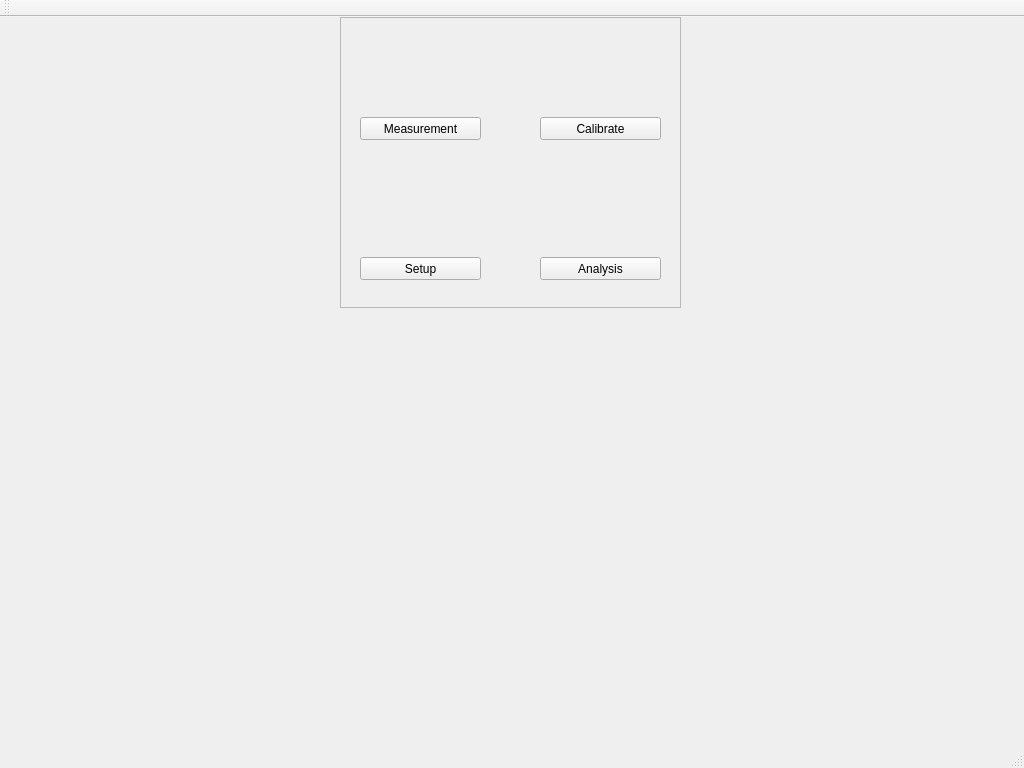
<?xml version="1.0" encoding="UTF-8"?>
<ui version="4.0">
 <class>MainWindow</class>
 <widget class="QMainWindow" name="MainWindow">
  <property name="geometry">
   <rect>
    <x>0</x>
    <y>0</y>
    <width>1024</width>
    <height>768</height>
   </rect>
  </property>
  <property name="sizePolicy">
   <sizepolicy hsizetype="Expanding" vsizetype="Expanding">
    <horstretch>0</horstretch>
    <verstretch>0</verstretch>
   </sizepolicy>
  </property>
  <property name="minimumSize">
   <size>
    <width>400</width>
    <height>300</height>
   </size>
  </property>
  <property name="windowTitle">
   <string>Electronic Nose</string>
  </property>
  <widget class="QWidget" name="centralWidget">
   <widget class="QFrame" name="frame">
    <property name="geometry">
     <rect>
      <x>340</x>
      <y>0</y>
      <width>341</width>
      <height>291</height>
     </rect>
    </property>
    <property name="sizePolicy">
     <sizepolicy hsizetype="Expanding" vsizetype="Expanding">
      <horstretch>0</horstretch>
      <verstretch>0</verstretch>
     </sizepolicy>
    </property>
    <property name="frameShape">
     <enum>QFrame::StyledPanel</enum>
    </property>
    <property name="frameShadow">
     <enum>QFrame::Raised</enum>
    </property>
    <widget class="QLabel" name="image_measurement">
     <property name="enabled">
      <bool>true</bool>
     </property>
     <property name="geometry">
      <rect>
       <x>10</x>
       <y>0</y>
       <width>141</width>
       <height>101</height>
      </rect>
     </property>
     <property name="sizePolicy">
      <sizepolicy hsizetype="Expanding" vsizetype="Expanding">
       <horstretch>0</horstretch>
       <verstretch>0</verstretch>
      </sizepolicy>
     </property>
     <property name="text">
      <string/>
     </property>
     <property name="pixmap">
      <pixmap>measurement.png</pixmap>
     </property>
     <property name="scaledContents">
      <bool>true</bool>
     </property>
     <property name="alignment">
      <set>Qt::AlignBottom|Qt::AlignHCenter</set>
     </property>
    </widget>
    <widget class="QLabel" name="image_calibrate">
     <property name="geometry">
      <rect>
       <x>190</x>
       <y>0</y>
       <width>141</width>
       <height>101</height>
      </rect>
     </property>
     <property name="sizePolicy">
      <sizepolicy hsizetype="Expanding" vsizetype="Expanding">
       <horstretch>0</horstretch>
       <verstretch>0</verstretch>
      </sizepolicy>
     </property>
     <property name="text">
      <string/>
     </property>
     <property name="pixmap">
      <pixmap>calibrate.png</pixmap>
     </property>
     <property name="scaledContents">
      <bool>true</bool>
     </property>
    </widget>
    <widget class="QPushButton" name="pushButton_measurement">
     <property name="geometry">
      <rect>
       <x>20</x>
       <y>100</y>
       <width>121</width>
       <height>23</height>
      </rect>
     </property>
     <property name="text">
      <string>Measurement</string>
     </property>
    </widget>
    <widget class="QPushButton" name="pushButton_calibrate">
     <property name="geometry">
      <rect>
       <x>200</x>
       <y>100</y>
       <width>121</width>
       <height>23</height>
      </rect>
     </property>
     <property name="text">
      <string>Calibrate</string>
     </property>
    </widget>
    <widget class="QLabel" name="image_analysis">
     <property name="geometry">
      <rect>
       <x>190</x>
       <y>140</y>
       <width>141</width>
       <height>101</height>
      </rect>
     </property>
     <property name="sizePolicy">
      <sizepolicy hsizetype="Expanding" vsizetype="Expanding">
       <horstretch>0</horstretch>
       <verstretch>0</verstretch>
      </sizepolicy>
     </property>
     <property name="text">
      <string/>
     </property>
     <property name="pixmap">
      <pixmap>analysis.png</pixmap>
     </property>
     <property name="scaledContents">
      <bool>true</bool>
     </property>
    </widget>
    <widget class="QPushButton" name="pushButton_analysis">
     <property name="geometry">
      <rect>
       <x>200</x>
       <y>240</y>
       <width>121</width>
       <height>23</height>
      </rect>
     </property>
     <property name="text">
      <string>Analysis</string>
     </property>
    </widget>
    <widget class="QLabel" name="image_setup">
     <property name="geometry">
      <rect>
       <x>10</x>
       <y>140</y>
       <width>141</width>
       <height>101</height>
      </rect>
     </property>
     <property name="sizePolicy">
      <sizepolicy hsizetype="Expanding" vsizetype="Expanding">
       <horstretch>0</horstretch>
       <verstretch>0</verstretch>
      </sizepolicy>
     </property>
     <property name="text">
      <string/>
     </property>
     <property name="pixmap">
      <pixmap>setup.png</pixmap>
     </property>
     <property name="scaledContents">
      <bool>true</bool>
     </property>
    </widget>
    <widget class="QPushButton" name="pushButton_setup">
     <property name="geometry">
      <rect>
       <x>20</x>
       <y>240</y>
       <width>121</width>
       <height>23</height>
      </rect>
     </property>
     <property name="text">
      <string>Setup</string>
     </property>
    </widget>
   </widget>
  </widget>
  <widget class="QMenuBar" name="menuBar">
   <property name="geometry">
    <rect>
     <x>0</x>
     <y>0</y>
     <width>1024</width>
     <height>21</height>
    </rect>
   </property>
  </widget>
  <widget class="QToolBar" name="mainToolBar">
   <attribute name="toolBarArea">
    <enum>TopToolBarArea</enum>
   </attribute>
   <attribute name="toolBarBreak">
    <bool>false</bool>
   </attribute>
  </widget>
  <widget class="QStatusBar" name="statusBar"/>
 </widget>
 <layoutdefault spacing="6" margin="11"/>
 <resources/>
 <connections/>
</ui>
